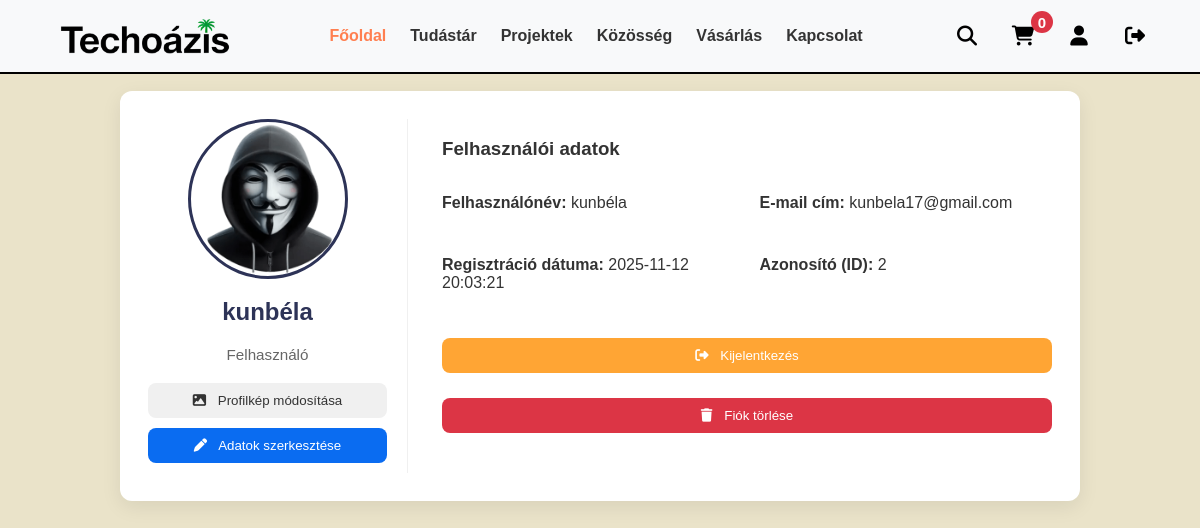
The app's page /profile.php (signed in) with its own data.
### tables this page shows
CREATE TABLE users (
    user_id INT PRIMARY KEY AUTO_INCREMENT,
    username VARCHAR(100) NOT NULL UNIQUE,
    email VARCHAR(255) NOT NULL UNIQUE,
    user_password VARCHAR(255) NOT NULL,
    is_active CHAR(1) NOT NULL DEFAULT 'A',
    registration_date DATETIME DEFAULT CURRENT_TIMESTAMP,
    user_role CHAR(1) NOT NULL,
    ip VARCHAR(45),
    activation_code VARCHAR(128),
    profile_image VARCHAR(255) NOT NULL DEFAULT('images/anonymous.png')
);

### profile.php (the view, shortened to what this page needs)
<?php
include './app/db.php';
$username = $_SESSION['username'];
$query = "SELECT user_id, username, email, registration_date, user_role, profile_image FROM users WHERE username = ?";
$stmt = $conn->prepare($query);
$stmt->bind_param('s', $username);
$stmt->execute();
$result = $stmt->get_result();
$user = $result->fetch_assoc();
$profile_image = !empty($user['profile_image']) ? htmlspecialchars($user['profile_image']) : './images/anonymous.png';
?>
<!DOCTYPE html>
<html lang="hu">
<head>
    <link rel="stylesheet" href="./static/index.css">
    <link rel="stylesheet" href="https://cdnjs.cloudflare.com/ajax/libs/font-awesome/6.7.2/css/all.min.css" />
</head>
<body>
<?php include './views/navbar.php'; ?>
<section class="profile-section">
    <div class="profile-container">
        <div class="profile-left">
            <img src="<?php echo $profile_image; ?>" alt="Profilkép" class="profile-image">
            <h2><?php echo htmlspecialchars($user['username']); ?></h2>
            <p class="profile-role">
                <?php
                    if ($user['user_role'] === 'A') echo 'Adminisztrátor';
                    elseif ($user['user_role'] === 'F') echo 'Felhasználó';
                    else echo 'Ismeretlen szerep';
                ?>
            </p>
            <button class="profile-btn profile-change-image" onclick="window.location.href='profile_edit.php?action=image'"><i class="fa-solid fa-image"></i> Profilkép módosítása</button>
            <button class="profile-btn profile-edit" onclick="window.location.href='profile_edit.php?action=username'"><i class="fa-solid fa-pen"></i> Adatok szerkesztése</button>
        </div>
        <div class="profile-right">
            <h3>Felhasználói adatok</h3>
            <div class="profile-info-grid">
                <p><strong>Felhasználónév:</strong> <?php echo htmlspecialchars($user['username']); ?></p>
                <p><strong>E-mail cím:</strong> <?php echo htmlspecialchars($user['email']); ?></p>
                <p><strong>Regisztráció dátuma:</strong> <?php echo htmlspecialchars($user['registration_date']); ?></p>
                <p><strong>Azonosító (ID):</strong> <?php echo htmlspecialchars($user['user_id']); ?></p>
            </div>
            <div class="profile-actions">
                <button class="profile-btn logout"><i class="fa-solid fa-right-from-bracket"></i> Kijelentkezés</button>
                <button class="profile-btn delete"><i class="fa-solid fa-trash"></i> Fiók törlése</button>
            </div>
        </div>
    </div>
</section>
</body>
</html>

### static/index.css (style rules this page uses)
:root { --primary-color: #2d3357; --secondary-color: coral; --text-color: #333; --background-light: #eae3c9; --white: #fff; --primary-icon: #0d6efd; --success-icon: #198754; --info-icon: #0dcaf0; --warning-icon: #ffc107; --danger-badge: #dc3545; --navbar-height: 63px; }
*, *::before, *::after { box-sizing: border-box; }
body { font-family: 'Sans-Serif', sans-serif; padding: 0; margin: 0; width: 100%; color: var(--text-color); }
h2 { color: var(--primary-color); }
.profile-section, .profile-edit-section { display: flex; justify-content: center; align-items: flex-start; background: var(--background-light); width: 100%; min-height: 100vh; padding: calc(var(--navbar-height) + 1.75rem) 1rem 3.5rem; }
@media (min-width: 961px) { .profile-section, .profile-edit-section { overflow-y: visible; } }
.profile-container { display: flex; flex-wrap: wrap; gap: 24px; background: var(--white); border-radius: 12px; padding: 28px; box-shadow: 0 6px 20px rgba(0, 0, 0, 0.08); max-width: 960px; width: 100%; z-index: 2; }
.profile-left { flex: 0 0 260px; text-align: center; border-right: 1px solid #f0f0f0; padding-right: 20px; }
.profile-right { flex: 1 1 420px; padding-left: 10px; }
.profile-image { width: 160px; height: 160px; border-radius: 50%; object-fit: cover; border: 3px solid var(--primary-color); display: inline-block; }
.profile-left h2 { margin-top: 15px; font-size: 1.5rem; }
.profile-role { color: #666; font-size: 0.95rem; margin-bottom: 20px; }
.profile-btn { display: inline-block; width: 100%; padding: 10px 15px; margin-bottom: 10px; border: none; border-radius: 8px; cursor: pointer; font-weight: 500; transition: 0.3s ease; }
.profile-btn i { margin-right: 8px; }
.profile-change-image { background: #f0f0f0; color: #333; }
.profile-edit { background: var(--accent-color, #0a6cf1); color: white; }
.profile-info-grid { display: grid; grid-template-columns: 1fr 1fr; gap: 12px 25px; margin-top: 15px; }
.profile-actions { margin-top: 30px; display: flex; gap: 15px; flex-wrap: wrap; }
.profile-btn.logout { background: #ffa534; color: #fff; }
.profile-btn.delete { background: #dc3545; color: #fff; }

### records on screen
users: profile_image (placeholder picture), username "kunbéla", email "kunbela17@gmail.com", registration_date "2025-11-12 20:03:21", user_id "2"
